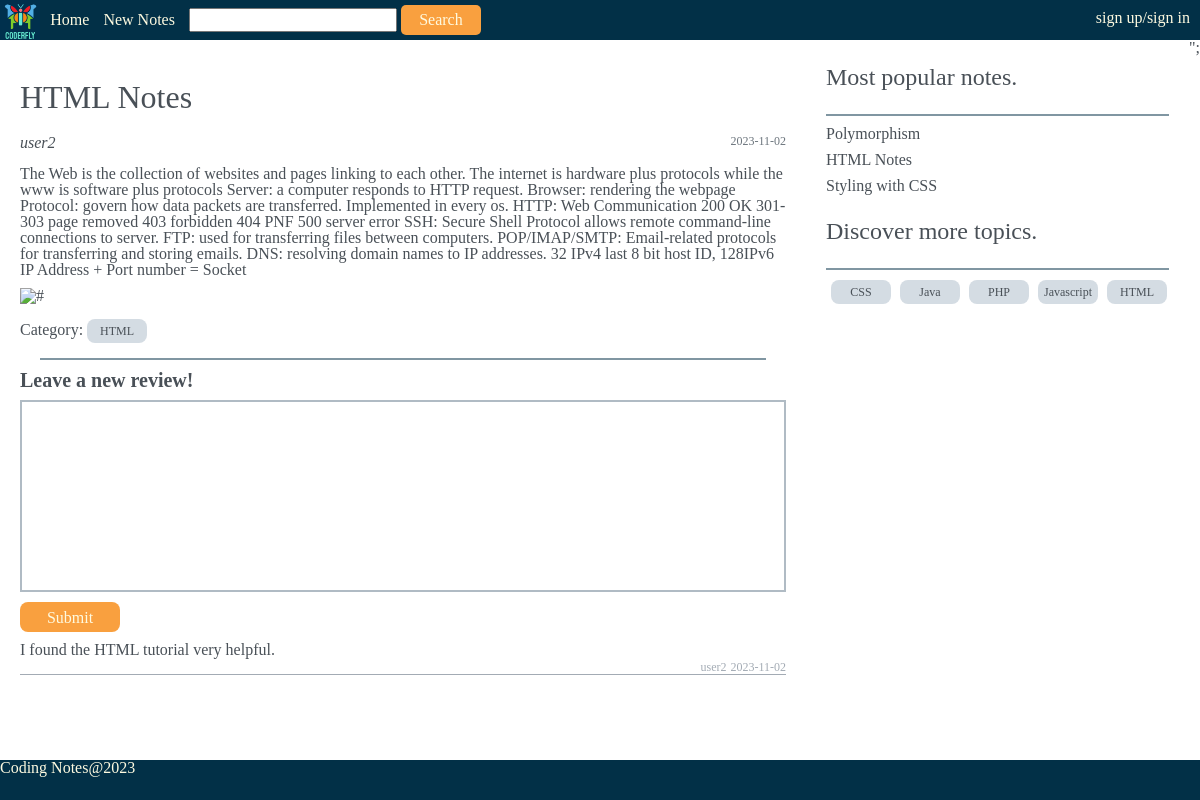
The page /pages/viewPost.php?id=2 on the database its author committed.
### tables this page shows
CREATE TABLE blog (
    BlogId INT AUTO_INCREMENT PRIMARY KEY,
    Title VARCHAR(255),
    CreatedOnDate DATE,
    Content TEXT,
    CategoryId INT,
    UserId INT,
    FOREIGN KEY (CategoryId) REFERENCES category(CategoryId),
    FOREIGN KEY (UserId) REFERENCES users(UserId)
);

CREATE TABLE users (
    UserId INT AUTO_INCREMENT PRIMARY KEY,
    Username VARCHAR(10),
    FirstName VARCHAR(20),
    LastName VARCHAR(20),
    Email VARCHAR(30),
    Password VARCHAR(15)
);

CREATE TABLE category (
    CategoryId INT AUTO_INCREMENT PRIMARY KEY,
    CategoryName VARCHAR(20)
);

CREATE TABLE comments (
    CommentId INT AUTO_INCREMENT PRIMARY KEY,
    CommentedOnDate DATE,
    CommentContent TEXT,
    BlogId INT,
    UserId INT,
    FOREIGN KEY (BlogId) REFERENCES blog(BlogId),
    FOREIGN KEY (UserId) REFERENCES users(UserId)
);

### pages/viewPost.php (the view, shortened to what this page needs)
<!doctype html>
<html lang="en">
  <head>
    <link rel="stylesheet" href="../css/viewPost.css">
  </head>
  <body>
    <?php
      include"navbarEm.php";
    ?>
<?php
  $db = db_connect();
?>
<?php
  $id = $_GET['id'];
  $sql = "SELECT * FROM blog JOIN users ON(blog.userId = users.userId) JOIN category ON(blog.categoryId = category.categoryId) WHERE blog.BlogId = '$id'";
  $result_set = mysqli_query($db, $sql);
  $results = mysqli_fetch_assoc($result_set)
?>
    <main>
      <div class="post_container">
        <div class="viewpost">
            <div class="post">
            <h1 class="title"><?php echo $results['Title'] ?></h1>
            <div class="information">
                <span class="username"><?php echo $results['Username'] ?></span>
                <span class="time"><?php echo $results['CreatedOnDate'] ?></span>
            </div>
            <div class="content">
                <p>
                <?php echo $results['Content'] ?>
                </p>
                <img src="../images/coding.jpg" alt="#" class="post_img">
            </div>
            <p class="categories">Category: <span class="category"><?php echo $results['CategoryName'] ?></span></p>
            </div>
        </div>
        <hr>
        <form action="../../private/server/submit_comment.php" method="POST" class="review_form">
        <div class="leave_review">
          <p>Leave a new review!</p>
          <div>
            <textarea name="new_review" id="new_review" cols="80" rows="10"></textarea>
          </div>
          <input type="submit" name="submit_review" id="review_btn" class="btn">
        </div>
      </form>
      <?php
      $blog_id = $_GET['id'];
      $sqlComments = "SELECT comments.*, users.FirstName, users.LastName, users.Username FROM comments
                      INNER JOIN users ON comments.UserId = users.UserId
                      WHERE BlogId = ?
                      ORDER BY CommentedOnDate DESC";
      $stmt = $db->prepare($sqlComments);
      $stmt->bind_param("i", $blog_id);
      $stmt->execute();
      $result = $stmt->get_result();
      ?>
      <div class="reviews">
        <?php
        if ($result->num_rows > 0) {
          while ($comment = $result->fetch_assoc()) {
        ?>
            <div class="review">
              <p><?php echo $comment['CommentContent'] ?></p>
              <div class="information">
      <span class="username"><?php echo $comment['Username']; ?></span>
      <span class="time"><?php echo $comment['CommentedOnDate'] ?></span>
      <br>
              </div>
            </div>
        <?php
          }
        } else {
          echo '<p>No comments yet.</p>';
        }
        ?>
      </div>
    </div>
    <?php
      include"sideEm.php";
    ?>
    </main>
    <?php
      include"footerEm.php";
    ?>
  </body>
</html>

### pages/sideEm.php (shortened to what this page needs)
<aside class="sidebar">
  <section class="recommend">
    <p>Most popular notes.</p>
    <hr>
    <?php
    $db = db_connect();
    $sql = "SELECT blog.*, COUNT(comments.CommentId) AS comment_count FROM blog JOIN comments ON(blog.blogId = comments.blogId) GROUP BY blog.blogId ORDER BY comment_count DESC
    LIMIT 3";
    $result_set = mysqli_query($db, $sql);
    ?>
    <ul class="posts">
      <?php while ($row = mysqli_fetch_assoc($result_set)) {   ?>
      <li><a class="post" href="/Assignment2/public/pages/viewPost.php?id=<?php echo $row['BlogId'] ?>"> <?php echo $row['Title'];?></a></li>
      <?php }      ?>
    </ul>
  </section>
  <section class="discover">
    <p>Discover more topics.</p>
    <hr>
    <div class="categories">
      <span class="category"><a href="/Assignment2/public/pages/searchedPost.php?search=CSS">CSS</a></span>
      <span class="category"><a href="/Assignment2/public/pages/searchedPost.php?search=Java">Java</a></span>
      <span class="category"><a href="/Assignment2/public/pages/searchedPost.php?search=PHP">PHP</a></span>
      <span class="category"><a href="/Assignment2/public/pages/searchedPost.php?search=Javascript">Javascript</a></span>
      <span class="category"><a href="/Assignment2/public/pages/searchedPost.php?search=HTML">HTML</a></span>
    </div>
  </section>
</aside>";

### css/viewPost.css (style rules this page uses)
.sidebar li { margin-left: 20px; }
.post .information { display: flex; justify-content: space-between; }
.post .username { font-style: italic; }
.post .time { color: #6c757d; }
.post .content { margin: 15px 0; }
.post .content p { margin: 10px 0; }
.leave_review p { vertical-align: top; margin-top: 10px; font-size: 20px; font-weight: bold; }
.btn { text-align: center; display: inline-block; line-height: 30px; margin-top: 10px; }
.review { border-bottom: 1px solid #a3abb4; margin: 10px 0; }
.review .information { text-align: right; }
.review .information .username, .time { font-size: 12px; color: #a3abb4; }
.post_img { width: 50%; }

### css/public.css (style rules this page uses)
* { box-sizing: border-box; font-family: Arial, sans-serif,'Arial Narrow',; color: #495057; }
a { text-decoration: none; }
body { margin: 0; padding: 0; min-height: 100vh; display: flex; flex-direction: column; }
hr { margin: 5px 20px; border: 1px solid rgba(2, 47, 70, 0.5) }
main { flex:1; display: flex; }
.post_container { flex: 2; margin: 20px; }
.sidebar { flex: 1; height: 20vh; position: sticky; top: 40px; z-index: 100; }
.sidebar section > p { font-size: 1.5rem; margin: 25px 20px; }
.sidebar li { margin-top: 10px; }
.sidebar .categories { margin: 10px 20px; }
.sidebar .category { width: 60px; margin-left: 5px; }
.category { display: inline-block; text-align: center; width: 60px; font-size: 12px; height: 24px; line-height: 24px; border-radius: 8px; background-color: #d4dce3; border: none; margin-bottom: 10px; }
.btn { color: #fefae0; background-color: #f9a03f; width: 100px; height: 30px; border-radius: 8px; border: none; }
textarea { resize: none; width: 100%; border: 2px solid #b0bbc4; vertical-align: top; margin-top: 10px; }

### css/normalization.css (style rules this page uses)
html { line-height: 1.15; -webkit-text-size-adjust: 100%; }
body { margin: 0; }
main { display: block; }
h1 { font-size: 2em; margin: 0.67em 0; }
hr { box-sizing: content-box; height: 0; overflow: visible; }
a { background-color: transparent; }
img { border-style: none; }
button, input, optgroup, select, textarea { font-family: inherit; font-size: 100%; line-height: 1.15; margin: 0; }
button, input { overflow: visible; }
button, [type="button"], [type="reset"], [type="submit"] { -webkit-appearance: button; }
textarea { overflow: auto; }

### rows shown on the page
blog: Title "HTML Notes", UserId.Username "user2", CreatedOnDate "2023-11-02", Content "The Web is the collection of websites and pages linking to each other. The internet is hardware plus protocols while the www is software plus protocols Server: a computer responds to HTTP request. Browser: rendering the webpage Protocol: govern how data packets are transferred. Implemented in every os. HTTP: Web Communication 200 OK 301-303 page removed 403 forbidden 404 PNF 500 server error SSH: Secure Shell Protocol allows remote command-line connections to server. FTP: used for transferring files between computers. POP/IMAP/SMTP: Email-related protocols for transferring and storing emails. DNS: resolving domain names to IP addresses. 32 IPv4 last 8 bit host ID, 128IPv6 IP Address + Port…", CategoryId.CategoryName "HTML"
comments: CommentContent "I found the HTML tutorial very helpful.", UserId.Username "user2", CommentedOnDate "2023-11-02"
blog: Title "Polymorphism"
blog: Title "Styling with CSS"
